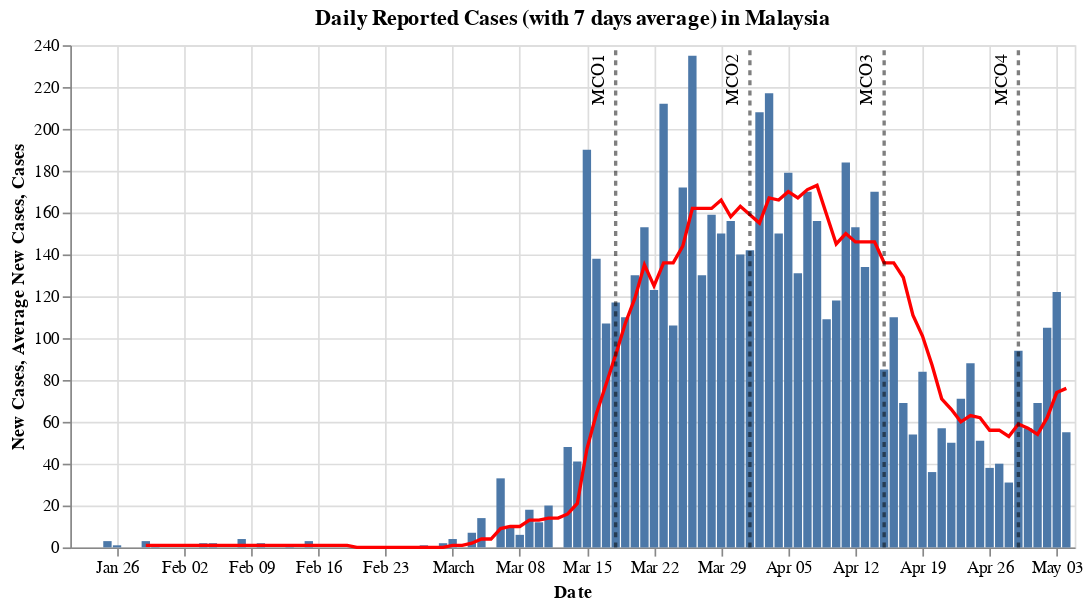

The cell this chart's notebook holds for it:
### Code cell
#hide_input
#@title Plot daily reported cases
rolling_window = 7
_data = my_cases['confirmed'].copy()
_data['New Cases'] = _data['Cases'].diff()
_data['Average New Cases'] = round(_data['New Cases'].rolling(window=rolling_window).mean(),0)
_plot_bar = alt.Chart(_data).mark_bar().encode(
    x='Date:T',
    y='New Cases:Q',
    tooltip = list(_data)
)

_plot_line = alt.Chart(_data).mark_line(color = 'red').encode(
    x='Date:T',
    y='Average New Cases:Q',
    tooltip = list(_data)
)

(_plot_bar + _plot_line + _plot_mco_date(round(_plot_bar.data['New Cases'].max() / 100, 1) * 100)).properties(
    title = f'Daily Reported Cases (with {rolling_window} days average) in Malaysia',
    width = 600
)

### Figure 1 — Vega-Lite specification as saved in the notebook (floating-point values rounded to 4 significant figures)
{"config": {"view": {"continuousWidth": 400, "continuousHeight": 300}}, "layer": [{"mark": "bar", "encoding": {"tooltip": [{"type": "temporal", "field": "Date"}, {"type": "quantitative", "field": "Cases"}, {"type": "quantitative", "field": "New Cases"}, {"type": "quantitative", "field": "Average New Cases"}], "x": {"type": "temporal", "field": "Date"}, "y": {"type": "quantitative", "field": "New Cases"}}}, {"mark": {"type": "line", "color": "red"}, "encoding": {"tooltip": [{"type": "temporal", "field": "Date"}, {"type": "quantitative", "field": "Cases"}, {"type": "quantitative", "field": "New Cases"}, {"type": "quantitative", "field": "Average New Cases"}], "x": {"type": "temporal", "field": "Date"}, "y": {"type": "quantitative", "field": "Average New Cases"}}}, {"layer": [{"mark": {"type": "line", "color": "black", "opacity": 0.5, "strokeDash": [3, 3]}, "encoding": {"x": {"type": "temporal", "field": "Date"}, "y": {"type": "quantitative", "field": "Cases"}}}, {"mark": {"type": "text", "angle": 270, "dx": -20, "dy": -10, "text": "MCO1"}, "encoding": {"x": {"type": "temporal", "field": "Date"}, "y": {"type": "quantitative", "field": "Cases"}}, "transform": [{"filter": "(datum['Cases'] > 0)"}]}, {"layer": [{"mark": {"type": "line", "color": "black", "opacity": 0.5, "strokeDash": [3, 3]}, "encoding": {"x": {"type": "temporal", "field": "Date"}, "y": {"type": "quantitative", "field": "Cases"}}}, {"mark": {"type": "text", "angle": 270, "dx": -20, "dy": -10, "text": "MCO2"}, "encoding": {"x": {"type": "temporal", "field": "Date"}, "y": {"type": "quantitative", "field": "Cases"}}, "transform": [{"filter": "(datum['Cases'] > 0)"}]}], "data": {"name": "data-a2056437df25e99a1f157632cfb8e1bd"}}, {"layer": [{"mark": {"type": "line", "color": "black", "opacity": 0.5, "strokeDash": [3, 3]}, "encoding": {"x": {"type": "temporal", "field": "Date"}, "y": {"type": "quantitative", "field": "Cases"}}}, {"mark": {"type": "text", "angle": 270, "dx": -20, "dy": -10, "text": "MCO3"}, "encoding": {"x": {"type": "temporal", "field": "Date"}, "y": {"type": "quantitative", "field": "Cases"}}, "transform": [{"filter": "(datum['Cases'] > 0)"}]}], "data": {"name": "data-de8a0ae39a6b8cca89c00a555a968ea4"}}, {"layer": [{"mark": {"type": "line", "color": "black", "opacity": 0.5, "strokeDash": [3, 3]}, "encoding": {"x": {"type": "temporal", "field": "Date"}, "y": {"type": "quantitative", "field": "Cases"}}}, {"mark": {"type": "text", "angle": 270, "dx": -20, "dy": -10, "text": "MCO4"}, "encoding": {"x": {"type": "temporal", "field": "Date"}, "y": {"type": "quantitative", "field": "Cases"}}, "transform": [{"filter": "(datum['Cases'] > 0)"}]}], "data": {"name": "data-f9180adebaece09ab5dfb1985e626fc8"}}], "data": {"name": "data-3fbbf3961b53c47f5709f853b4d30d25"}}], "data": {"name": "data-6f47dae822c27ca6ca3dc48f8bb0c638"}, "title": "Daily Reported Cases (with 7 days average) in Malaysia", "width": 600, "$schema": "https://vega.github.io/schema/vega-lite/v4.8.1.json", "datasets": {"data-6f47dae822c27ca6ca3dc48f8bb0c638": [{"Date": "2020-01-22T00:00:00", "Cases": 0, "New Cases": null, "Average New Cases": null}, {"Date": "2020-01-23T00:00:00", "Cases": 0, "New Cases": 0.0, "Average New Cases": null}, {"Date": "2020-01-24T00:00:00", "Cases": 0, "New Cases": 0.0, "Average New Cases": null}, {"Date": "2020-01-25T00:00:00", "Cases": 3, "New Cases": 3.0, "Average New Cases": null}, {"Date": "2020-01-26T00:00:00", "Cases": 4, "New Cases": 1.0, "Average New Cases": null}, {"Date": "2020-01-27T00:00:00", "Cases": 4, "New Cases": 0.0, "Average New Cases": null}, {"Date": "2020-01-28T00:00:00", "Cases": 4, "New Cases": 0.0, "Average New Cases": null}, {"Date": "2020-01-29T00:00:00", "Cases": 7, "New Cases": 3.0, "Average New Cases": 1.0}, {"Date": "2020-01-30T00:00:00", "Cases": 8, "New Cases": 1.0, "Average New Cases": 1.0}, {"Date": "2020-01-31T00:00:00", "Cases": 8, "New Cases": 0.0, "Average New Cases": 1.0}, {"Date": "2020-02-01T00:00:00", "Cases": 8, "New Cases": 0.0, "Average New Cases": 1.0}, {"Date": "2020-02-02T00:00:00", "Cases": 8, "New Cases": 0.0, "Average New Cases": 1.0}, {"Date": "2020-02-03T00:00:00", "Cases": 8, "New Cases": 0.0, "Average New Cases": 1.0}, {"Date": "2020-02-04T00:00:00", "Cases": 10, "New Cases": 2.0, "Average New Cases": 1.0}, {"Date": "2020-02-05T00:00:00", "Cases": 12, "New Cases": 2.0, "Average New Cases": 1.0}, {"Date": "2020-02-06T00:00:00", "Cases": 12, "New Cases": 0.0, "Average New Cases": 1.0}, {"Date": "2020-02-07T00:00:00", "Cases": 12, "New Cases": 0.0, "Average New Cases": 1.0}, {"Date": "2020-02-08T00:00:00", "Cases": 16, "New Cases": 4.0, "Average New Cases": 1.0}, {"Date": "2020-02-09T00:00:00", "Cases": 16, "New Cases": 0.0, "Average New Cases": 1.0}, {"Date": "2020-02-10T00:00:00", "Cases": 18, "New Cases": 2.0, "Average New Cases": 1.0}, {"Date": "2020-02-11T00:00:00", "Cases": 18, "New Cases": 0.0, "Average New Cases": 1.0}, {"Date": "2020-02-12T00:00:00", "Cases": 18, "New Cases": 0.0, "Average New Cases": 1.0}, {"Date": "2020-02-13T00:00:00", "Cases": 19, "New Cases": 1.0, "Average New Cases": 1.0}, {"Date": "2020-02-14T00:00:00", "Cases": 19, "New Cases": 0.0, "Average New Cases": 1.0}, {"Date": "2020-02-15T00:00:00", "Cases": 22, "New Cases": 3.0, "Average New Cases": 1.0}, {"Date": "2020-02-16T00:00:00", "Cases": 22, "New Cases": 0.0, "Average New Cases": 1.0}, {"Date": "2020-02-17T00:00:00", "Cases": 22, "New Cases": 0.0, "Average New Cases": 1.0}, {"Date": "2020-02-18T00:00:00", "Cases": 22, "New Cases": 0.0, "Average New Cases": 1.0}, {"Date": "2020-02-19T00:00:00", "Cases": 22, "New Cases": 0.0, "Average New Cases": 1.0}, {"Date": "2020-02-20T00:00:00", "Cases": 22, "New Cases": 0.0, "Average New Cases": 0.0}, {"Date": "2020-02-21T00:00:00", "Cases": 22, "New Cases": 0.0, "Average New Cases": 0.0}, {"Date": "2020-02-22T00:00:00", "Cases": 22, "New Cases": 0.0, "Average New Cases": 0.0}, {"Date": "2020-02-23T00:00:00", "Cases": 22, "New Cases": 0.0, "Average New Cases": 0.0}, {"Date": "2020-02-24T00:00:00", "Cases": 22, "New Cases": 0.0, "Average New Cases": 0.0}, {"Date": "2020-02-25T00:00:00", "Cases": 22, "New Cases": 0.0, "Average New Cases": 0.0}, {"Date": "2020-02-26T00:00:00", "Cases": 22, "New Cases": 0.0, "Average New Cases": 0.0}, {"Date": "2020-02-27T00:00:00", "Cases": 23, "New Cases": 1.0, "Average New Cases": 0.0}, {"Date": "2020-02-28T00:00:00", "Cases": 23, "New Cases": 0.0, "Average New Cases": 0.0}, {"Date": "2020-02-29T00:00:00", "Cases": 25, "New Cases": 2.0, "Average New Cases": 0.0}, {"Date": "2020-03-01T00:00:00", "Cases": 29, "New Cases": 4.0, "Average New Cases": 1.0}, {"Date": "2020-03-02T00:00:00", "Cases": 29, "New Cases": 0.0, "Average New Cases": 1.0}, {"Date": "2020-03-03T00:00:00", "Cases": 36, "New Cases": 7.0, "Average New Cases": 2.0}, {"Date": "2020-03-04T00:00:00", "Cases": 50, "New Cases": 14.0, "Average New Cases": 4.0}, {"Date": "2020-03-05T00:00:00", "Cases": 50, "New Cases": 0.0, "Average New Cases": 4.0}, {"Date": "2020-03-06T00:00:00", "Cases": 83, "New Cases": 33.0, "Average New Cases": 9.0}, {"Date": "2020-03-07T00:00:00", "Cases": 93, "New Cases": 10.0, "Average New Cases": 10.0}, {"Date": "2020-03-08T00:00:00", "Cases": 99, "New Cases": 6.0, "Average New Cases": 10.0}, {"Date": "2020-03-09T00:00:00", "Cases": 117, "New Cases": 18.0, "Average New Cases": 13.0}, {"Date": "2020-03-10T00:00:00", "Cases": 129, "New Cases": 12.0, "Average New Cases": 13.0}, {"Date": "2020-03-11T00:00:00", "Cases": 149, "New Cases": 20.0, "Average New Cases": 14.0}, {"Date": "2020-03-12T00:00:00", "Cases": 149, "New Cases": 0.0, "Average New Cases": 14.0}, {"Date": "2020-03-13T00:00:00", "Cases": 197, "New Cases": 48.0, "Average New Cases": 16.0}, {"Date": "2020-03-14T00:00:00", "Cases": 238, "New Cases": 41.0, "Average New Cases": 21.0}, {"Date": "2020-03-15T00:00:00", "Cases": 428, "New Cases": 190.0, "Average New Cases": 47.0}, {"Date": "2020-03-16T00:00:00", "Cases": 566, "New Cases": 138.0, "Average New Cases": 64.0}, {"Date": "2020-03-17T00:00:00", "Cases": 673, "New Cases": 107.0, "Average New Cases": 78.0}, {"Date": "2020-03-18T00:00:00", "Cases": 790, "New Cases": 117.0, "Average New Cases": 92.0}, {"Date": "2020-03-19T00:00:00", "Cases": 900, "New Cases": 110.0, "Average New Cases": 107.0}, {"Date": "2020-03-20T00:00:00", "Cases": 1030, "New Cases": 130.0, "Average New Cases": 119.0}, {"Date": "2020-03-21T00:00:00", "Cases": 1183, "New Cases": 153.0, "Average New Cases": 135.0}, {"Date": "2020-03-22T00:00:00", "Cases": 1306, "New Cases": 123.0, "Average New Cases": 125.0}, {"Date": "2020-03-23T00:00:00", "Cases": 1518, "New Cases": 212.0, "Average New Cases": 136.0}, {"Date": "2020-03-24T00:00:00", "Cases": 1624, "New Cases": 106.0, "Average New Cases": 136.0}, {"Date": "2020-03-25T00:00:00", "Cases": 1796, "New Cases": 172.0, "Average New Cases": 144.0}, {"Date": "2020-03-26T00:00:00", "Cases": 2031, "New Cases": 235.0, "Average New Cases": 162.0}, {"Date": "2020-03-27T00:00:00", "Cases": 2161, "New Cases": 130.0, "Average New Cases": 162.0}, {"Date": "2020-03-28T00:00:00", "Cases": 2320, "New Cases": 159.0, "Average New Cases": 162.0}, {"Date": "2020-03-29T00:00:00", "Cases": 2470, "New Cases": 150.0, "Average New Cases": 166.0}, {"Date": "2020-03-30T00:00:00", "Cases": 2626, "New Cases": 156.0, "Average New Cases": 158.0}, {"Date": "2020-03-31T00:00:00", "Cases": 2766, "New Cases": 140.0, "Average New Cases": 163.0}, {"Date": "2020-04-01T00:00:00", "Cases": 2908, "New Cases": 142.0, "Average New Cases": 159.0}, {"Date": "2020-04-02T00:00:00", "Cases": 3116, "New Cases": 208.0, "Average New Cases": 155.0}, {"Date": "2020-04-03T00:00:00", "Cases": 3333, "New Cases": 217.0, "Average New Cases": 167.0}, {"Date": "2020-04-04T00:00:00", "Cases": 3483, "New Cases": 150.0, "Average New Cases": 166.0}, {"Date": "2020-04-05T00:00:00", "Cases": 3662, "New Cases": 179.0, "Average New Cases": 170.0}, {"Date": "2020-04-06T00:00:00", "Cases": 3793, "New Cases": 131.0, "Average New Cases": 167.0}, {"Date": "2020-04-07T00:00:00", "Cases": 3963, "New Cases": 170.0, "Average New Cases": 171.0}, {"Date": "2020-04-08T00:00:00", "Cases": 4119, "New Cases": 156.0, "Average New Cases": 173.0}, {"Date": "2020-04-09T00:00:00", "Cases": 4228, "New Cases": 109.0, "Average New Cases": 159.0}, {"Date": "2020-04-10T00:00:00", "Cases": 4346, "New Cases": 118.0, "Average New Cases": 145.0}, {"Date": "2020-04-11T00:00:00", "Cases": 4530, "New Cases": 184.0, "Average New Cases": 150.0}, {"Date": "2020-04-12T00:00:00", "Cases": 4683, "New Cases": 153.0, "Average New Cases": 146.0}, {"Date": "2020-04-13T00:00:00", "Cases": 4817, "New Cases": 134.0, "Average New Cases": 146.0}, {"Date": "2020-04-14T00:00:00", "Cases": 4987, "New Cases": 170.0, "Average New Cases": 146.0}, {"Date": "2020-04-15T00:00:00", "Cases": 5072, "New Cases": 85.0, "Average New Cases": 136.0}, {"Date": "2020-04-16T00:00:00", "Cases": 5182, "New Cases": 110.0, "Average New Cases": 136.0}, {"Date": "2020-04-17T00:00:00", "Cases": 5251, "New Cases": 69.0, "Average New Cases": 129.0}, {"Date": "2020-04-18T00:00:00", "Cases": 5305, "New Cases": 54.0, "Average New Cases": 111.0}, {"Date": "2020-04-19T00:00:00", "Cases": 5389, "New Cases": 84.0, "Average New Cases": 101.0}, {"Date": "2020-04-20T00:00:00", "Cases": 5425, "New Cases": 36.0, "Average New Cases": 87.0}, {"Date": "2020-04-21T00:00:00", "Cases": 5482, "New Cases": 57.0, "Average New Cases": 71.0}, {"Date": "2020-04-22T00:00:00", "Cases": 5532, "New Cases": 50.0, "Average New Cases": 66.0}, {"Date": "2020-04-23T00:00:00", "Cases": 5603, "New Cases": 71.0, "Average New Cases": 60.0}, {"Date": "2020-04-24T00:00:00", "Cases": 5691, "New Cases": 88.0, "Average New Cases": 63.0}, {"Date": "2020-04-25T00:00:00", "Cases": 5742, "New Cases": 51.0, "Average New Cases": 62.0}, {"Date": "2020-04-26T00:00:00", "Cases": 5780, "New Cases": 38.0, "Average New Cases": 56.0}, {"Date": "2020-04-27T00:00:00", "Cases": 5820, "New Cases": 40.0, "Average New Cases": 56.0}, {"Date": "2020-04-28T00:00:00", "Cases": 5851, "New Cases": 31.0, "Average New Cases": 53.0}, {"Date": "2020-04-29T00:00:00", "Cases": 5945, "New Cases": 94.0, "Average New Cases": 59.0}, {"Date": "2020-04-30T00:00:00", "Cases": 6002, "New Cases": 57.0, "Average New Cases": 57.0}, {"Date": "2020-05-01T00:00:00", "Cases": 6071, "New Cases": 69.0, "Average New Cases": 54.0}, {"Date": "2020-05-02T00:00:00", "Cases": 6176, "New Cases": 105.0, "Average New Cases": 62.0}, {"Date": "2020-05-03T00:00:00", "Cases": 6298, "New Cases": 122.0, "Average New Cases": 74.0}, {"Date": "2020-05-04T00:00:00", "Cases": 6353, "New Cases": 55.0, "Average New Cases": 76.0}], "data-3fbbf3961b53c47f5709f853b4d30d25": [{"Date": "2020-03-18", "Cases": 0.0}, {"Date": "2020-03-18", "Cases": 240.0}], "data-a2056437df25e99a1f157632cfb8e1bd": [{"Date": "2020-04-01", "Cases": 0.0}, {"Date": "2020-04-01", "Cases": 240.0}], "data-de8a0ae39a6b8cca89c00a555a968ea4": [{"Date": "2020-04-15", "Cases": 0.0}, {"Date": "2020-04-15", "Cases": 240.0}], "data-f9180adebaece09ab5dfb1985e626fc8": [{"Date": "2020-04-29", "Cases": 0.0}, {"Date": "2020-04-29", "Cases": 240.0}]}}
